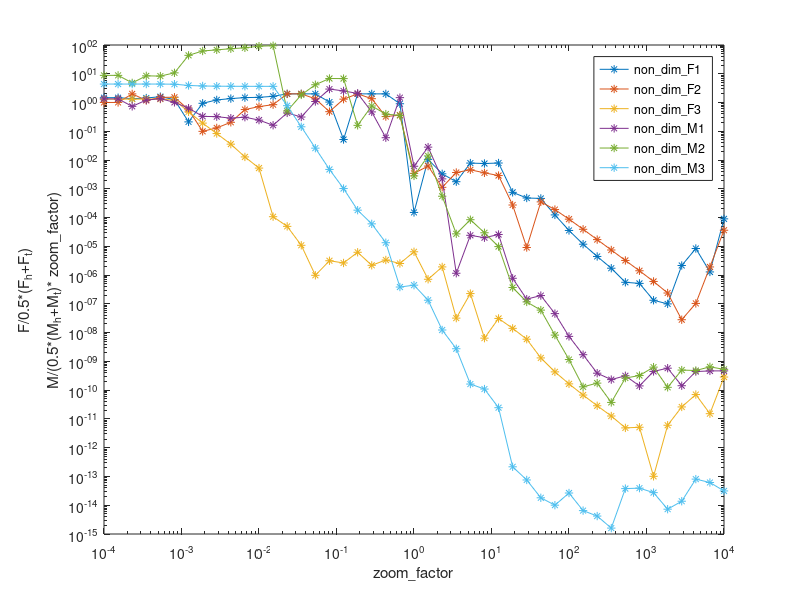
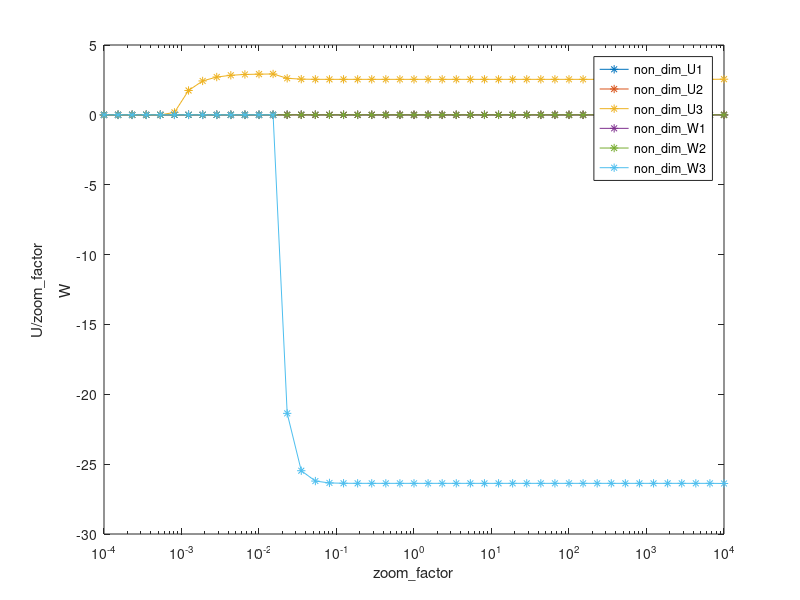
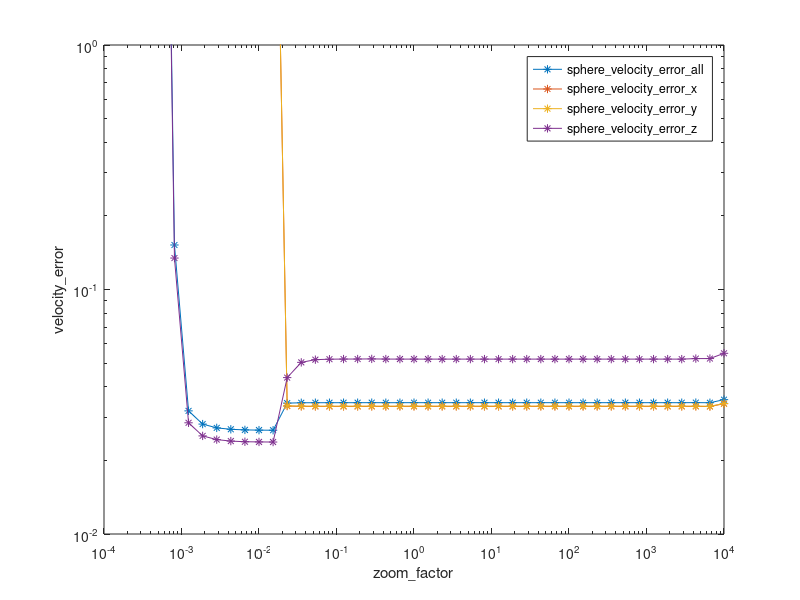
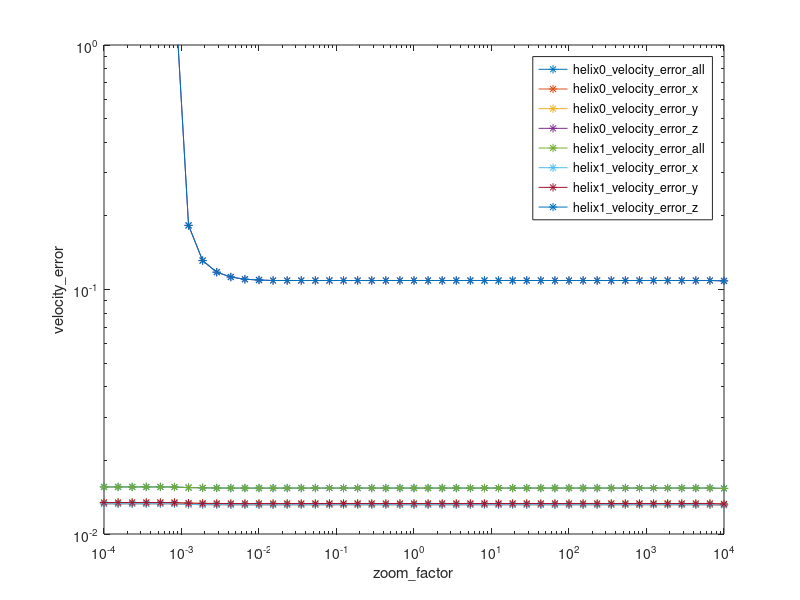

Write MATLAB code to recreate these figures, in order.
tryzoom = load('try_zoom.txt');
prb_index = tryzoom(:, 1);
zoom_factor = tryzoom(:, 2);
non_dim_U = tryzoom(:, 3:8);
non_dim_F = tryzoom(:, 9:14);
velocity_err_sphere = tryzoom(:, 15:18);
velocity_err_helix0 = tryzoom(:, 19:22);
velocity_err_helix1 = tryzoom(:, 23:26);
velocity_err = tryzoom(:, 27:30);

figure;
loglog(zoom_factor, abs(non_dim_F), '*-');
t_legend = {
  'non_dim_F1',...
  'non_dim_F2',...
  'non_dim_F3',...
  'non_dim_M1',...
  'non_dim_M2',...
  'non_dim_M3'};
legend(t_legend, 'Interpreter', 'none');
xlabel('zoom\_factor');
ylabel({'F/0.5*(F_h+F_t)', ' ', 'M/(0.5*(M_h+M_t)* zoom\_factor)'});

figure;
semilogx(zoom_factor, non_dim_U, '*-');
t_legend = {
  'non_dim_U1',...
  'non_dim_U2',...
  'non_dim_U3',...
  'non_dim_W1',...
  'non_dim_W2',...
  'non_dim_W3'};
legend(t_legend, 'Interpreter', 'none');
xlabel('zoom\_factor');
ylabel({'U/zoom\_factor', ' ', 'W'});

figure;
loglog(zoom_factor, velocity_err_sphere, '*-')
t_legend = {
  'sphere_velocity_error_all',...
  'sphere_velocity_error_x',...
  'sphere_velocity_error_y',...
  'sphere_velocity_error_z'};
legend(t_legend, 'Interpreter', 'none');
xlabel('zoom\_factor');
ylabel('velocity\_error');
ylim([0.01, 1])

figure;
loglog(zoom_factor, [velocity_err_helix0, velocity_err_helix0], '*-')
t_legend = {
  'helix0_velocity_error_all',...
  'helix0_velocity_error_x',...
  'helix0_velocity_error_y',...
  'helix0_velocity_error_z',...
  'helix1_velocity_error_all',...
  'helix1_velocity_error_x',...
  'helix1_velocity_error_y',...
  'helix1_velocity_error_z'};
legend(t_legend, 'Interpreter', 'none');
xlabel('zoom\_factor');
ylabel('velocity\_error');
ylim([0.01, 1])

figure;
loglog(zoom_factor, velocity_err, '*-')
t_legend = {
  'velocity_error_all',...
  'velocity_error_x',...
  'velocity_error_y',...
  'velocity_error_z'};
legend(t_legend, 'Interpreter', 'none');
xlabel('zoom\_factor');
ylabel('velocity\_error');
ylim([0.01, 1])























